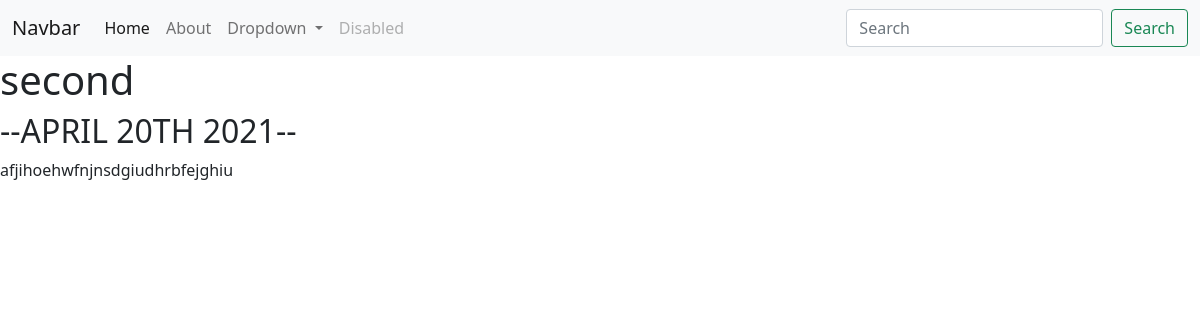
/blog/5/, run on the app's committed database.
### blog/models.py (models this page shows, shortened)
class Blog(models.Model):
    title = models.CharField(max_length=200)
    description = models.TextField()
    date = models.DateField()

### blog/views.py (the view)
# urls.py: path('<int:blog_id>/', views.detail, name = "detail"),
def detail(request, blog_id):
    blog = get_object_or_404(Blog,pk=blog_id)
    return render(request, 'blog/detail.html', {'blog':blog})

### blog/templates/blog/detail.html
{% extends 'portfolio/base.html' %}
{% block content %}
<h1>{{ blog.title }}</h1>
<h2>--{{ blog.date|date:"F jS Y"|upper }}--</h2>
<p>{{ blog.description|safe }}</p>
{% endblock %}

### data on the page
Blog: title "second", date "APRIL 20TH 2021", description "afjihoehwfnjnsdgiudhrbfejghiu"
